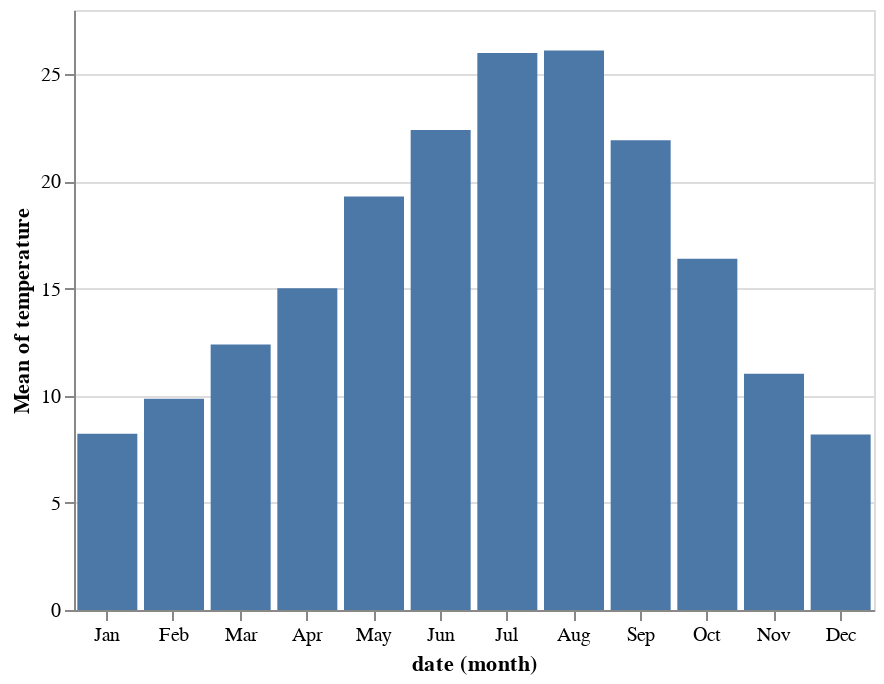

The notebook cell saved with this chart:
### Markdown cell above
Instead of layering overall precipitation mean, we can concatenate a plot of monthly temperature instead. 

First, we can declare the monthly temperature plot.

### Code cell
monthly_temp = alt.Chart(df).mark_bar().encode(x="month(date):O", y="mean(temperature)")
monthly_temp

### Figure 1 — Vega-Lite specification as saved in the notebook (floating-point values rounded to 4 significant figures; data arrays with more than 128 entries replaced by an {"elided": "..."} marker saying what was removed)
{"$schema": "https://vega.github.io/schema/vega-lite/v2.6.0.json", "config": {"view": {"height": 300, "width": 400}}, "data": {"name": "data-d4a756336a072a66ce3177ae223f1a37"}, "datasets": {"data-d4a756336a072a66ce3177ae223f1a37": {"elided": "1461 records"}}, "encoding": {"x": {"field": "date", "timeUnit": "month", "type": "ordinal"}, "y": {"aggregate": "mean", "field": "temperature", "type": "quantitative"}}, "mark": "bar"}
